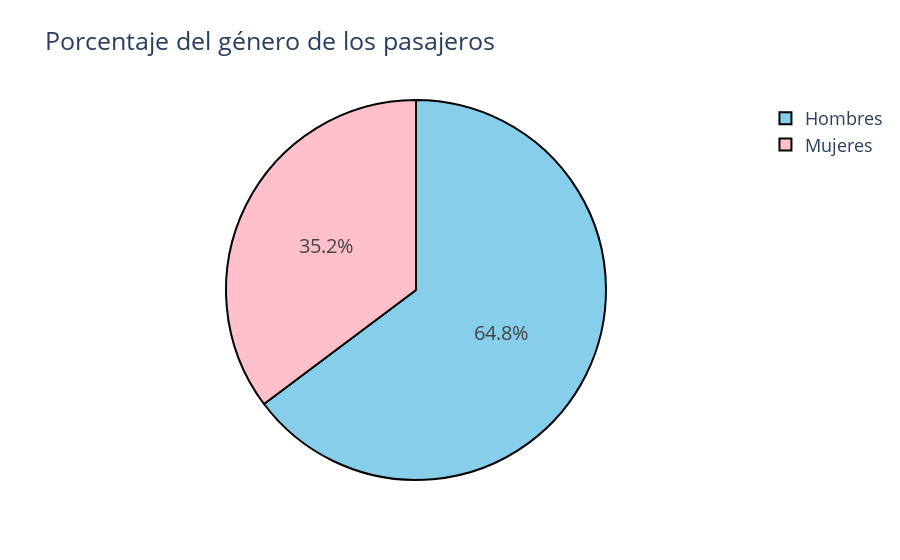

The code cell stored with this chart in its notebook:
### Code cell
Porcentaje_genero = pd.DataFrame({'Género': ['Mujeres', 'Hombres'], 'Porcentaje': [porcentaje_mujeres, porcentaje_hombres]})

fig = px.pie(Porcentaje_genero, names='Género', values='Porcentaje', title='Porcentaje del género de los pasajeros', color_discrete_sequence=['#87CEEB','pink'])
fig.update_traces(textfont_size=20, marker=dict(line=dict(color='#000000', width=2)))
fig.update_layout(title_font_size = 25, legend_font_size=18)
fig.show()

### Figure 1 — Plotly figure (JSON) as saved in the notebook; plotly's stock layout.template omitted (floating-point values rounded to 4 significant figures)
{"data": [{"domain": {"x": [0, 1], "y": [0, 1]}, "hovertemplate": "Género=%{label}<br>Porcentaje=%{value}<extra></extra>", "labels": ["Mujeres", "Hombres"], "legendgroup": "", "marker": {"line": {"color": "#000000", "width": 2}}, "name": "", "showlegend": true, "textfont": {"size": 20}, "type": "pie", "values": [35.24, 64.76]}], "layout": {"legend": {"font": {"size": 18}, "tracegroupgap": 0}, "piecolorway": ["#87CEEB", "pink"], "title": {"font": {"size": 25}, "text": "Porcentaje del género de los pasajeros"}}}
